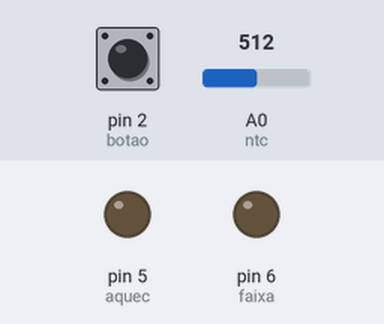
Recording of a sketch running on a simulated Arduino Uno, built with avr-gcc and run on an emulated ATmega328P. On the bench: output pins drawn as LEDs (lit = HIGH). Inputs (shaded band) come from the test bench; at power-on: pin 2 (botao) HIGH, A0 (ntc) = 512.

Above: at 1.2 s.
1.3 s: pin 2 (botao) pulled LOW for 0.15 s
At 2.3 s:
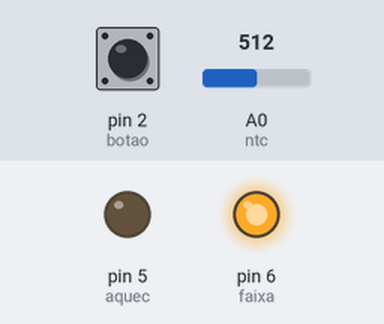
2.9 s: A0 (ntc) set to 487
At 3.6 s:
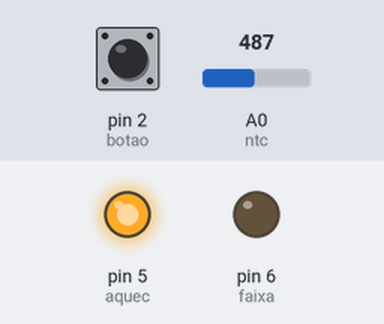
4.4 s: A0 (ntc) set to 510
At 4.7 s:
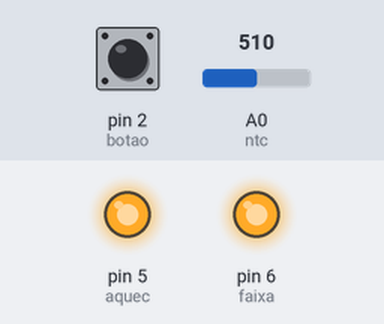
5.9 s: A0 (ntc) set to 490
At 7.0 s:
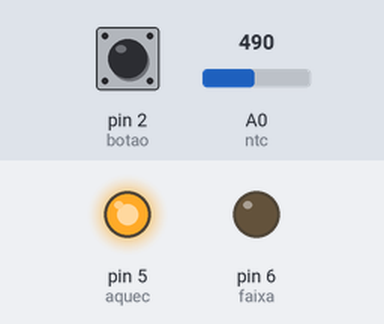
7.4 s: A0 (ntc) set to 511
At 8.2 s:
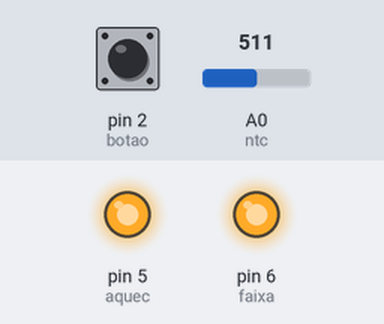
Timing chart, 0 to 9.9 s (numbered marks = the images above; inputs shaded):
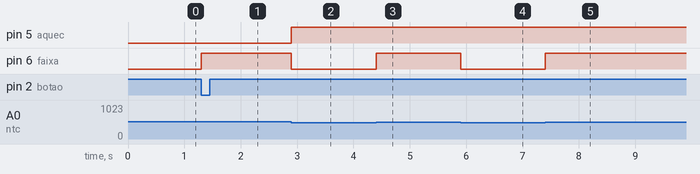

Measured:
- the behaviour switches between 500 and 499 on A0 (ntc) (found by bisection; images 1 and 2)
- after the input at 1.3 s, pin 6 (faixa): LOW → HIGH at once
- after the input at 2.9 s, pin 5 (aquec): LOW → HIGH at once; pin 6 (faixa): HIGH → LOW at once
- after the input at 4.4 s, pin 6 (faixa): LOW → HIGH at once
- after the input at 5.9 s, pin 6 (faixa): HIGH → LOW at once
- after the input at 7.4 s, pin 6 (faixa): LOW → HIGH at once

The sketch:

Fornocomhisterese.ino
```cpp
const int botao = 2;
const int ntc = A0;
const int aquec = 5;
const int faixa = 6;

bool ligado=false;

void setup(){
  pinMode(botao, INPUT_PULLUP);
  pinMode(aquec, OUTPUT);
  pinMode(faixa, OUTPUT);
}

void loop(){
  if(digitalRead(botao)==LOW) ligado=true;

  int temp = analogRead(ntc);

  if(ligado){
    if(temp < 500) digitalWrite(aquec,HIGH);
    if(temp > 600) digitalWrite(aquec,LOW);

    if(temp >=500 && temp <=600) digitalWrite(faixa,HIGH);
    else digitalWrite(faixa,LOW);
  }
}
```
